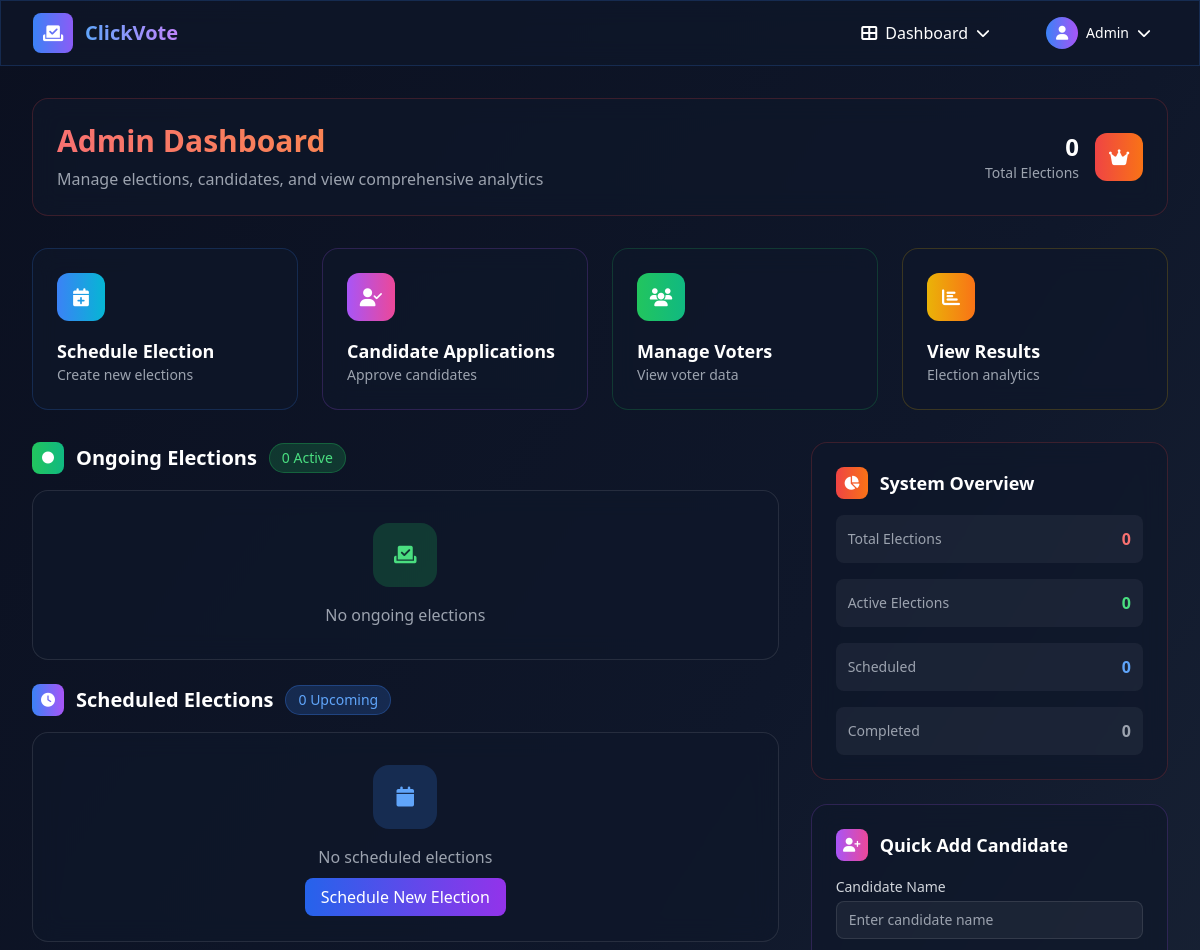
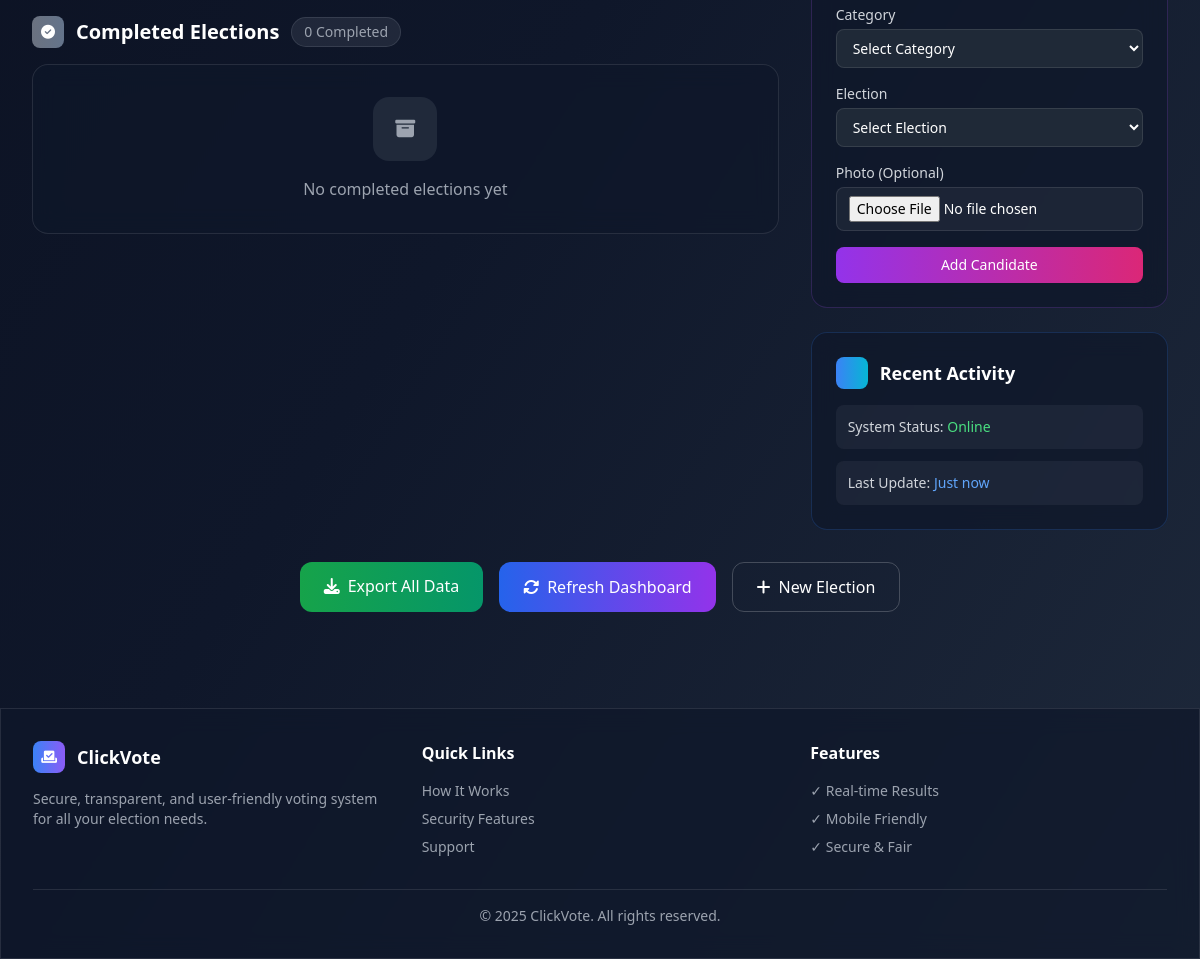
The page /admin (signed in) on the database as committed earlier (2 pictures, top to bottom).
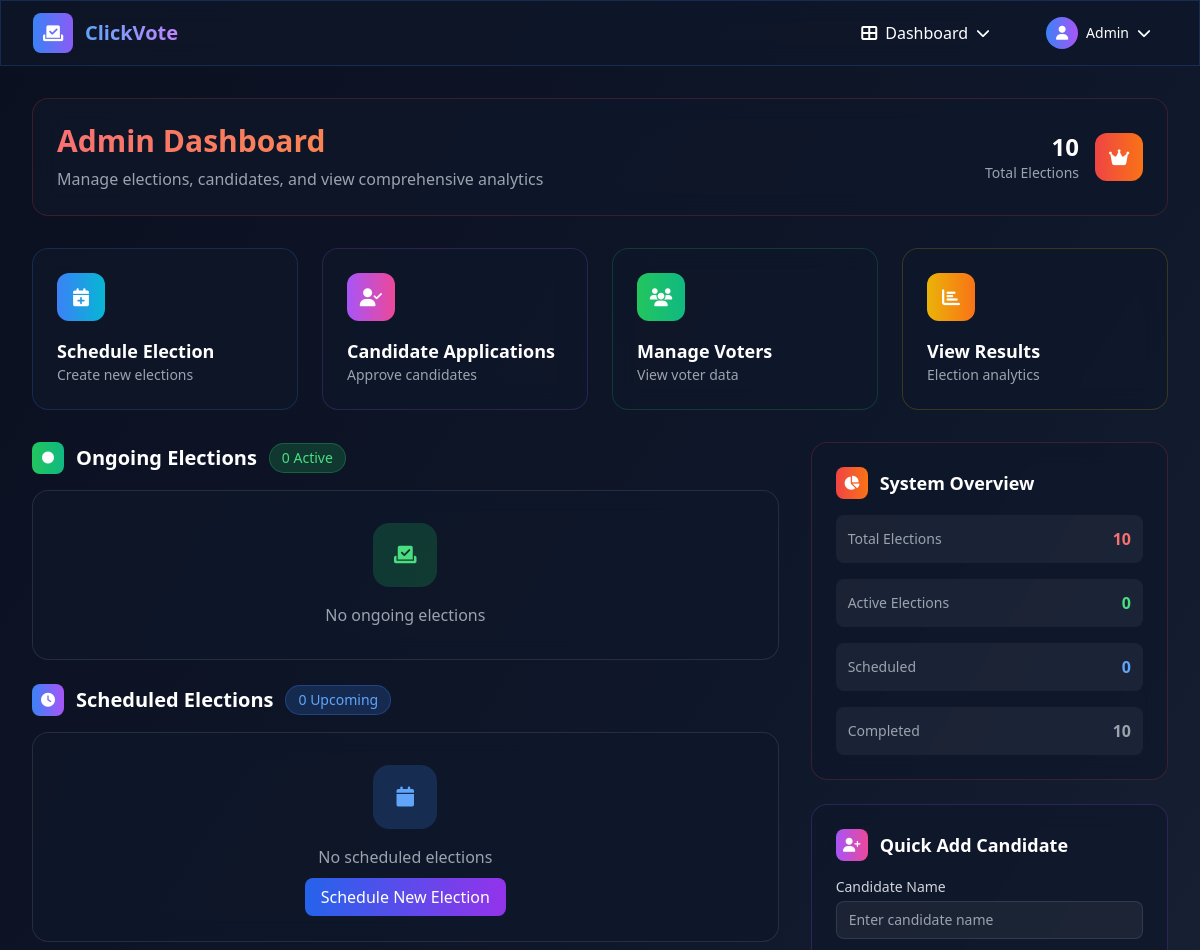
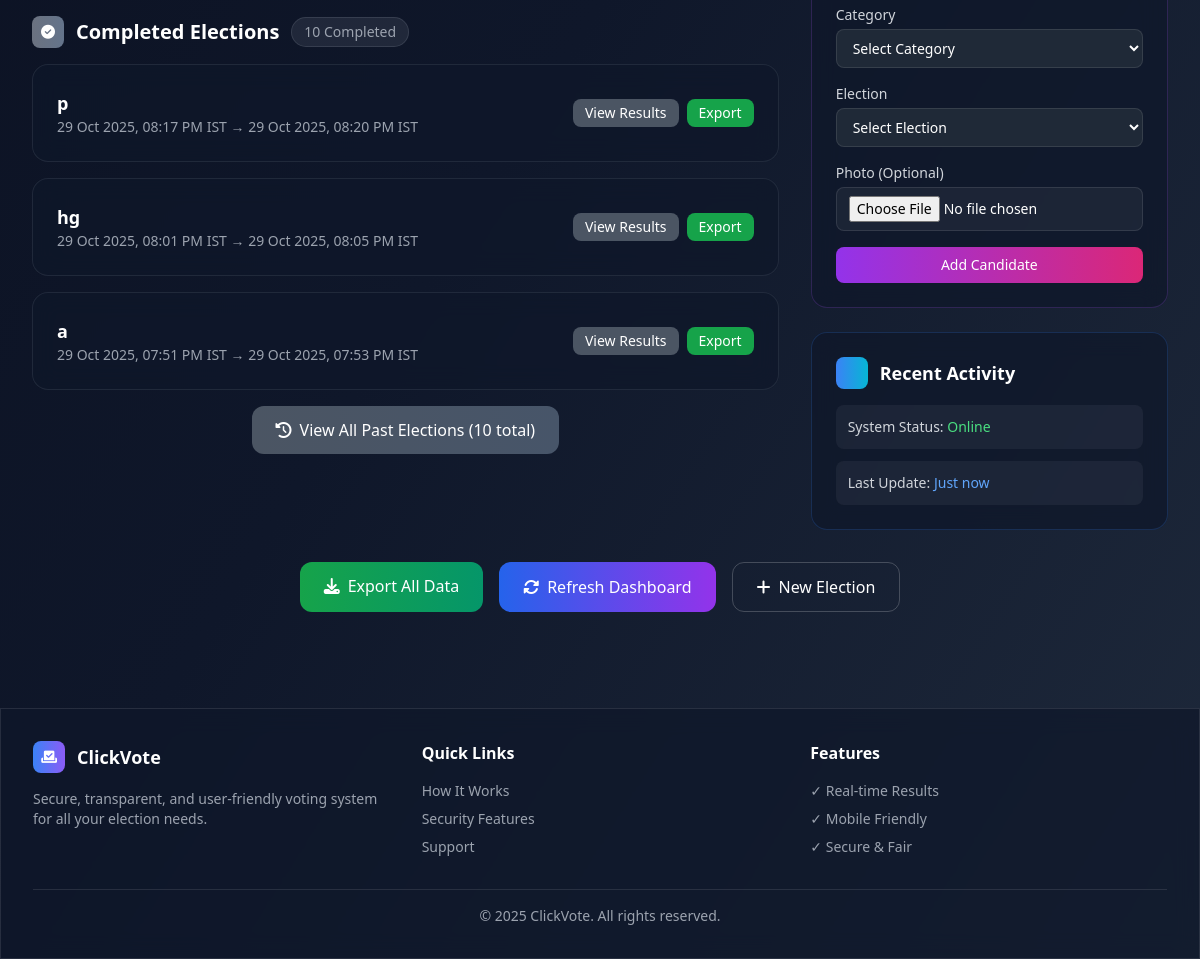
The same page on the database as committed later (2 pictures, top to bottom).
### tables this page shows
CREATE TABLE elections (
                id INTEGER PRIMARY KEY AUTOINCREMENT,
                title TEXT,
                category TEXT,
                start_time TEXT NOT NULL,
                end_time TEXT NOT NULL,
                created_by INTEGER,
                candidate_limit INTEGER DEFAULT 10,
                status TEXT DEFAULT 'active',
                cancelled_at TEXT,
                cancelled_by INTEGER,
                created_at TIMESTAMP DEFAULT CURRENT_TIMESTAMP, paused_at TEXT, paused_by INTEGER, resumed_at TEXT, resumed_by INTEGER,
                FOREIGN KEY (created_by) REFERENCES users (id)
            );

### app.py (the view)
@app.route("/admin")
@login_required(role="admin")
def admin():
    rows = query("SELECT * FROM elections ORDER BY start_time DESC")
    ongoing, scheduled, ended = classify_elections(rows)
    return render_template("admin.html", ongoing=ongoing, scheduled=scheduled, ended=ended, elections=rows)

### app.py (called while the page is built)
def get_db():
    conn = sqlite3.connect('voting.db', timeout=30)
    conn.row_factory = sqlite3.Row
    return conn

def exec_sql(sql, args=(), fetch=False, one=False):
    db = get_db()
    cur = db.execute(sql, args)
    if fetch:
        rows = cur.fetchall()
        cur.close()
        return rows[0] if one and rows else rows
    else:
        db.commit()
        last = cur.lastrowid
        cur.close()
        return last

def query(sql, args=(), one=False):
    return exec_sql(sql, args, fetch=True, one=one)

def login_required(role=None):
    def deco(f):
        @wraps(f)
        def wrap(*args, **kwargs):
            if "user_id" not in session:
                flash("Please login first.", "warn")
                return redirect(url_for("login"))
            if role and session.get("role") != role:
                flash("Not authorized.", "error")
                return redirect(url_for("index"))
            return f(*args, **kwargs)
        return wrap
    return deco

def now_utc():
    return datetime.now(timezone.utc)

### templates/admin.html (shortened to what the changed rows need)
{% extends "base.html" %}
{% block content %}
<div class="mb-8">
  <div class="glass-effect rounded-2xl p-6 border border-red-500/20">
    <div class="flex items-center justify-between">
      <div>
        <h1 class="text-3xl font-bold bg-gradient-to-r from-red-400 to-orange-400 bg-clip-text text-transparent mb-2">
        </h1>
      </div>
      <div class="flex items-center space-x-4">
        <div class="text-right">
          <div class="text-2xl font-bold text-white">{{ elections|length }}</div>
          <div class="text-sm text-gray-400">Total Elections</div>
        </div>
      </div>
    </div>
  </div>
</div>
<div class="grid lg:grid-cols-3 gap-8">
  <div class="lg:col-span-2 space-y-6">
    <div>
      <div class="flex items-center space-x-3 mb-4">
        <h2 class="text-xl font-bold text-white">Ongoing Elections</h2>
      </div>
    </div>
    <div>
      <div class="flex items-center space-x-3 mb-4">
        <h2 class="text-xl font-bold text-white">Scheduled Elections</h2>
      </div>
    </div>
    <div>
      <div class="flex items-center space-x-3 mb-4">
        <div class="w-8 h-8 bg-gradient-to-r from-gray-500 to-slate-500 rounded-lg flex items-center justify-center">
          <i class="fas fa-check-circle text-white text-sm"></i>
        </div>
        <h2 class="text-xl font-bold text-white">Completed Elections</h2>
        <div class="px-3 py-1 bg-gray-500/20 rounded-full text-gray-400 text-sm font-medium border border-gray-500/30">
          {{ ended|length }} Completed
        </div>
      </div>
      {% for e in ended[:3] %}
      <div class="glass-effect rounded-2xl p-6 border border-gray-500/20 mb-4">
        <div class="flex items-center justify-between">
          <div>
            <h3 class="text-lg font-bold text-white">{{ e.title or e.category }}</h3>
            <p class="text-gray-400 text-sm">{{ e.start_time|istfmt }} → {{ e.end_time|istfmt }}</p>
          </div>
          <div class="flex items-center space-x-2">
            <a href="{{ url_for('results', election_id=e.id) }}" class="px-3 py-1 bg-gray-600 hover:bg-gray-700 rounded-lg text-white text-sm transition-colors">
              View Results
            </a>
            <a href="{{ url_for('export_excel') }}" class="px-3 py-1 bg-green-600 hover:bg-green-700 rounded-lg text-white text-sm transition-colors">
              Export
            </a>
          </div>
        </div>
      </div>
      {% else %}
      <div class="glass-effect rounded-2xl p-8 text-center border border-white/10">
        <div class="w-16 h-16 bg-gray-500/20 rounded-2xl flex items-center justify-center mx-auto mb-4">
          <i class="fas fa-archive text-gray-400 text-xl"></i>
        </div>
        <p class="text-gray-400">No completed elections yet</p>
      </div>
      {% endfor %}
      {% if ended|length > 3 %}
      <div class="mt-4 text-center">
        <a href="{{ url_for('past_elections') }}" class="inline-flex items-center px-6 py-3 bg-gradient-to-r from-gray-600 to-slate-600 hover:from-gray-700 hover:to-slate-700 rounded-xl font-medium transition-all duration-300 transform hover:scale-105">
          <i class="fas fa-history mr-2"></i>
          View All Past Elections ({{ ended|length }} total)
        </a>
      </div>
      {% endif %}
    </div>
  </div>
  <div class="space-y-6">
    <div class="glass-effect rounded-2xl p-6 border border-red-500/20">
      <div class="space-y-4">
        <div class="flex items-center justify-between p-3 bg-white/5 rounded-lg">
          <span class="text-gray-400 text-sm">Total Elections</span>
          <span class="font-bold text-red-400">{{ elections|length }}</span>
        </div>
        <div class="flex items-center justify-between p-3 bg-white/5 rounded-lg">
          <span class="text-gray-400 text-sm">Completed</span>
          <span class="font-bold text-gray-400">{{ ended|length }}</span>
        </div>
      </div>
    </div>
  </div>
</div>
{% endblock %}

Rows that differ between the two databases and show on the page:
added elections: title "p", start_time|istfmt "29 Oct 2025, 08:17 PM IST", end_time|istfmt "29 Oct 2025, 08:20 PM IST"
added elections: title "hg", start_time|istfmt "29 Oct 2025, 08:01 PM IST", end_time|istfmt "29 Oct 2025, 08:05 PM IST"
added elections: title "a", start_time|istfmt "29 Oct 2025, 07:51 PM IST", end_time|istfmt "29 Oct 2025, 07:53 PM IST"
Other text that changed with them:
{{ elections|length }}: "0" → "10"
{{ ended|length }}: "0" → "10"
{{ ended|length }}: (not shown) → "10"
text no longer shown: "No completed elections yet"
text now shown: "View All Past Elections ( total)"
